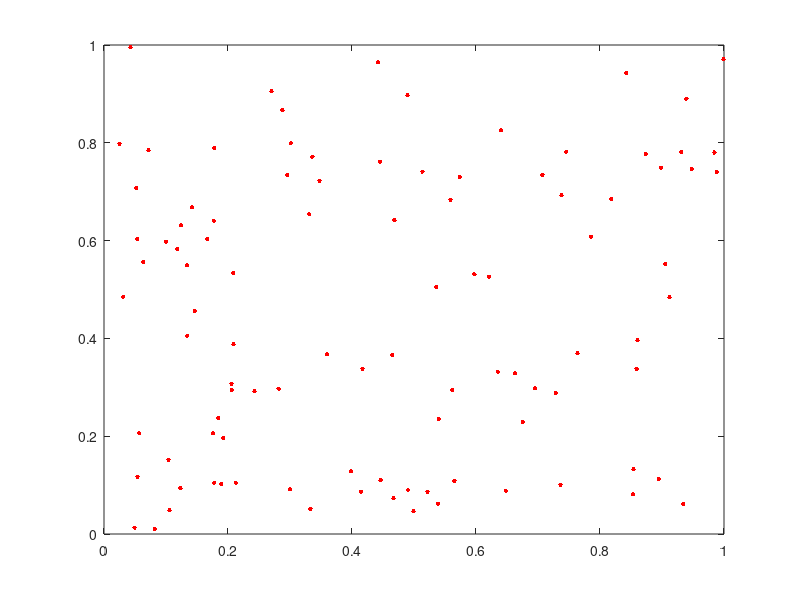

The MATLAB source for this figure: (Note: this script raises an error after producing the figure.)
% clc;clear;close all
% % (b)-(c) load 'twodpoints.txt' and plot
% 
% % load data
% twoD=load('twodpoints.txt');
% [N, d] = size(twoD);
% x = twoD(:,1);
% t = twoD(:,2);
% 
% % % plot origin dataset
% % figure(1);
% % %subplot(1,2,1);
% % plot(x, t, 'r.', 'MarkerSize', 10);
% % title('origin dataset');
% 
% %pause;
% 
% % set k clusters, and init method
% k = 4;
% init = 'euclidean';
% 
% % % init by hand
%  init_centers = zeros(k,d);
% % init_centers(1,:)=[0.04607 4.565];
% % init_centers(2,:)=[-3.983 -3.781];
% % init_centers(3,:)=[2.993 -2.907];
% 
% % clustering
% [cluster_i,~] = k_means_alg(twoD,k,init,init_centers);
% 
% % plot clustering in different color
% colors = {'green', 'blue','black','yellow','red','magenta','cyan'};
% %colors = zeros(k,3);
% % % set color
% % for i = 1:k
% %     colors(i,:) = rand(1,3);
% % end
% 
% figure(2)
% %subplot(1,2,2);
% % if inti by hand plot init center
% if isequal(init,'manual')
%     plot(init_centers(:,1), init_centers(:,2), 'r*', 'MarkerSize', 12);
%     hold on
% end
% for i = 1:k
%     hold on;
%     %plot(x(find(cluster_i==i,N)),t(find(cluster_i==i,N)),'.','Color',colors(i,:),'MarkerSize', 10);
%     plot(x(find(cluster_i==i),1),t(find(cluster_i==i),1),'.','color',colors{i},'MarkerSize', 10);
% end
% title('clustering');
% fprintf('finish! plz enter!')
% pause;


% % (d) run the algorithm for k = 1, . . . 10 and plot the k-means cost
% 
% clc;clear;close all;
% % load data
% twoD=load('twodpoints.txt');
% [N, d] = size(twoD);
% x = twoD(:,1);
% t = twoD(:,2);
% 
% % init
% k = 1:10;
% init = 'euclidean';
% costs = zeros(length(k),1);
% 
% for i = k
%     init_centers = zeros(i,d);
%     [~,cost] = k_means_alg(twoD,i,init,init_centers);
%     costs(i,:) = cost;
%     
% end
% plot(costs)



% % (e) load 'threedpoints.txt' and plot
% clc;clear;close all;
% % load data
% threeD=load('threedpoints.txt');
% [N, d] = size(threeD);
% 
% % init
% k = 1:10;
% init = 'euclidean';
% costs = zeros(length(k),1);
% 
% for i = k
%     init_centers = zeros(i,d);
%     [~,cost] = k_means_alg(threeD,i,init,init_centers);
%     costs(i,:) = cost;
%     
% end
% plot(costs)

% % load data
% threeD=load('threedpoints.txt');
% [N, d] = size(threeD);
% x = threeD(:,1);
% y = threeD(:,2);
% z = threeD(:,3);
% 
% 
% % plot origin dataset
% figure(1);
% %subplot(1,2,1);
% plot3(x, y, z,'r.', 'MarkerSize', 10);
% title('origin dataset');
% 
% %pause;
% 
% % set k clusters, and init method
% k = 4;
% init = 'euclidean';
% 
% % clustering
% [cluster_i,~] = k_means_alg(threeD,k,init,init_centers);
% 
% % plot clustering in different color
% colors = {'green', 'blue','black','red','cyan','magenta','yellow'};
% %colors = zeros(k,3);
% % % set color
% % for i = 1:k
% %     colors(i,:) = rand(1,3);
% % end
% 
% figure(2)
% k
% for i = 1:k
%     colors{i}
%     hold on;
%     %plot(x(find(cluster_i==i,N)),t(find(cluster_i==i,N)),'.','Color',colors(i,:),'MarkerSize', 10);
%     plot3(x(find(cluster_i==i),1),y(find(cluster_i==i),1), z(find(cluster_i==i),1),'.','color',colors{i},'MarkerSize', 10);
% end
% title('clustering');
% fprintf('finish! plz enter!')
% pause;

% (f) Load the UCI ?seeds? dataset from the last assignment and repeat the above step.

% clc;clear;close all;
% % load data
% seedD=load('seeds_dataset.txt');
% [~, d] = size(seedD);
% seedD=seedD(:,1:d-1);
% [N, d] = size(seedD);
% 
% % init
% k = 1:10;
% init = 'euclidean';
% costs = zeros(length(k),1);
% 
% for i = k
%     init_centers = zeros(i,d);
%     [~,cost] = k_means_alg(seedD,i,init,init_centers);
%     costs(i,:) = cost;
%     
% end
% plot(costs)

% % load data
% seedD=load('seeds_dataset.txt');
% [~, d] = size(seedD);
% % % init centers
% % init_centers = zeros(3,d-1);
% % for i = 1:3
% %     D=seedD((seedD(:,d)==i),:);
% %     init_centers(i,:) = D(unidrnd(70),1:d-1);
% % end
% % remove last col
% seedD=seedD(:,1:d-1);
% [N, d] = size(seedD);
% % set k clusters, and init method
% k = 3;
% init = 'euclidean';
% 
% 
% 
% 
% % init by hand
% init_centers = zeros(k,d);
% % init_centers(1,:)=[15.26 14.84 0.871 5.763 3.312 2.221 5.22];
% % init_centers(2,:)=[16.84 15.67 0.8623 5.998 3.484 4.675 5.877];
% % init_centers(3,:)=[11.21 13.13 0.8167 5.279 2.687 6.169 5.275];
% 
% init_centers
% % clustering
% [cluster_i,cost] = k_means_alg(seedD,k,init,0);
% cost
% 

clc;clear;close all;
% x = rand(100,1)
% t = rand(100,1)
% D = horzcat(x,t)
% save D

load D
x = D(:,1);
t = D(:,2);
plot(x,t,'r.','MarkerSize', 10)
% set k clusters, and init method
k = 2;
init = 'euclidean';

% clustering
[cluster_i,~] = k_means_alg(D,k,init,0);

% plot clustering in different color
colors = {'green', 'blue','black','yellow','red','magenta','cyan'};
%colors = zeros(k,3);
% % set color
% for i = 1:k
%     colors(i,:) = rand(1,3);
% end

figure(2)
%subplot(1,2,2);
% if inti by hand plot init center
if isequal(init,'manual')
    plot(init_centers(:,1), init_centers(:,2), 'r*', 'MarkerSize', 12);
    hold on
end
for i = 1:k
    hold on;
    %plot(x(find(cluster_i==i,N)),t(find(cluster_i==i,N)),'.','Color',colors(i,:),'MarkerSize', 10);
    plot(x(find(cluster_i==i),1),t(find(cluster_i==i),1),'.','color',colors{i},'MarkerSize', 10);
end
title('clustering');




